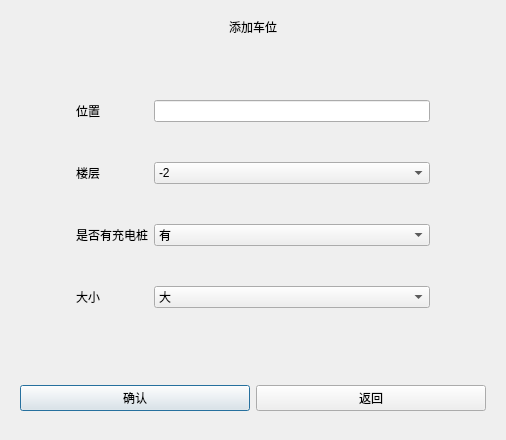
<?xml version="1.0" encoding="UTF-8"?>
<ui version="4.0">
 <class>AddCar</class>
 <widget class="QDialog" name="AddCar">
  <property name="geometry">
   <rect>
    <x>0</x>
    <y>0</y>
    <width>506</width>
    <height>440</height>
   </rect>
  </property>
  <property name="windowTitle">
   <string>Dialog</string>
  </property>
  <layout class="QGridLayout" name="gridLayout_3" rowstretch="1,10,2">
   <item row="1" column="0">
    <widget class="QWidget" name="widget_2" native="true">
     <layout class="QGridLayout" name="gridLayout_2" columnstretch="1,8,1">
      <item row="0" column="0">
       <spacer name="horizontalSpacer">
        <property name="orientation">
         <enum>Qt::Horizontal</enum>
        </property>
        <property name="sizeHint" stdset="0">
         <size>
          <width>42</width>
          <height>20</height>
         </size>
        </property>
       </spacer>
      </item>
      <item row="0" column="1">
       <widget class="QWidget" name="widget" native="true">
        <layout class="QGridLayout" name="gridLayout">
         <item row="1" column="1">
          <widget class="QComboBox" name="comboFloor">
           <item>
            <property name="text">
             <string>-2</string>
            </property>
           </item>
           <item>
            <property name="text">
             <string>-1</string>
            </property>
           </item>
           <item>
            <property name="text">
             <string>1</string>
            </property>
           </item>
           <item>
            <property name="text">
             <string>2</string>
            </property>
           </item>
           <item>
            <property name="text">
             <string>3</string>
            </property>
           </item>
          </widget>
         </item>
         <item row="2" column="1">
          <widget class="QComboBox" name="comboCharge">
           <item>
            <property name="text">
             <string>有</string>
            </property>
           </item>
           <item>
            <property name="text">
             <string>无</string>
            </property>
           </item>
           <item>
            <property name="text">
             <string/>
            </property>
           </item>
          </widget>
         </item>
         <item row="0" column="1">
          <widget class="QLineEdit" name="editloaction"/>
         </item>
         <item row="2" column="0">
          <widget class="QLabel" name="label_4">
           <property name="text">
            <string>是否有充电桩</string>
           </property>
          </widget>
         </item>
         <item row="1" column="0">
          <widget class="QLabel" name="label_3">
           <property name="text">
            <string>楼层</string>
           </property>
          </widget>
         </item>
         <item row="3" column="0">
          <widget class="QLabel" name="label_5">
           <property name="text">
            <string>大小</string>
           </property>
          </widget>
         </item>
         <item row="3" column="1">
          <widget class="QComboBox" name="comboSize">
           <item>
            <property name="text">
             <string>大</string>
            </property>
           </item>
           <item>
            <property name="text">
             <string>小</string>
            </property>
           </item>
          </widget>
         </item>
         <item row="0" column="0">
          <widget class="QLabel" name="label_2">
           <property name="text">
            <string>位置</string>
           </property>
          </widget>
         </item>
        </layout>
       </widget>
      </item>
      <item row="0" column="2">
       <spacer name="horizontalSpacer_2">
        <property name="orientation">
         <enum>Qt::Horizontal</enum>
        </property>
        <property name="sizeType">
         <enum>QSizePolicy::Expanding</enum>
        </property>
        <property name="sizeHint" stdset="0">
         <size>
          <width>42</width>
          <height>20</height>
         </size>
        </property>
       </spacer>
      </item>
     </layout>
    </widget>
   </item>
   <item row="0" column="0">
    <widget class="QLabel" name="label">
     <property name="text">
      <string>添加车位</string>
     </property>
     <property name="alignment">
      <set>Qt::AlignCenter</set>
     </property>
    </widget>
   </item>
   <item row="2" column="0">
    <widget class="QWidget" name="widget_3" native="true">
     <layout class="QGridLayout" name="gridLayout_4">
      <item row="0" column="0">
       <widget class="QPushButton" name="btnSummit">
        <property name="text">
         <string>确认</string>
        </property>
       </widget>
      </item>
      <item row="0" column="1">
       <widget class="QPushButton" name="btnExit">
        <property name="text">
         <string>返回</string>
        </property>
       </widget>
      </item>
     </layout>
    </widget>
   </item>
  </layout>
 </widget>
 <resources/>
 <connections/>
</ui>
